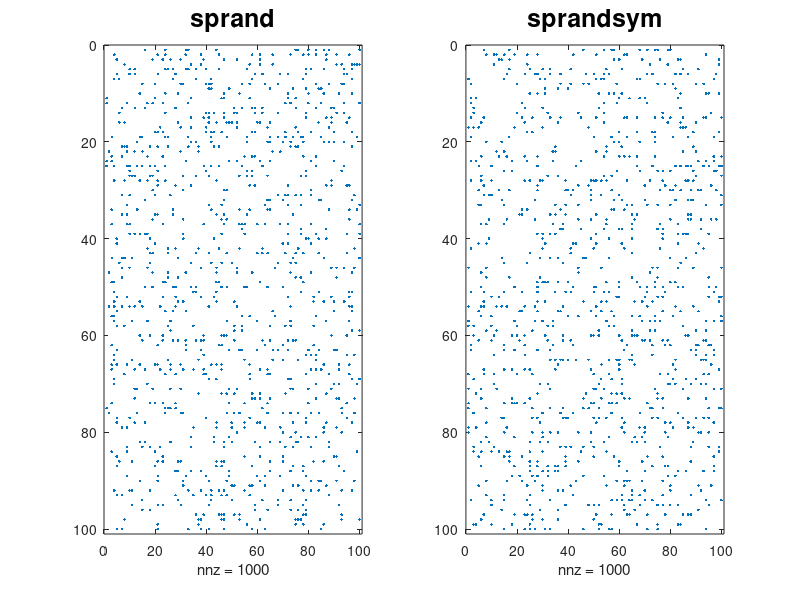

Recreate this plot in MATLAB.
subplot(1,2,1)
x = sprand(100, 100, 0.1);
spy(x)
title('\bfsprand','fontsize', 18);
subplot(1,2,2)
x = sprandsym(100, 0.1);
spy(x)
title('\bfsprandsym','fontsize', 18);
